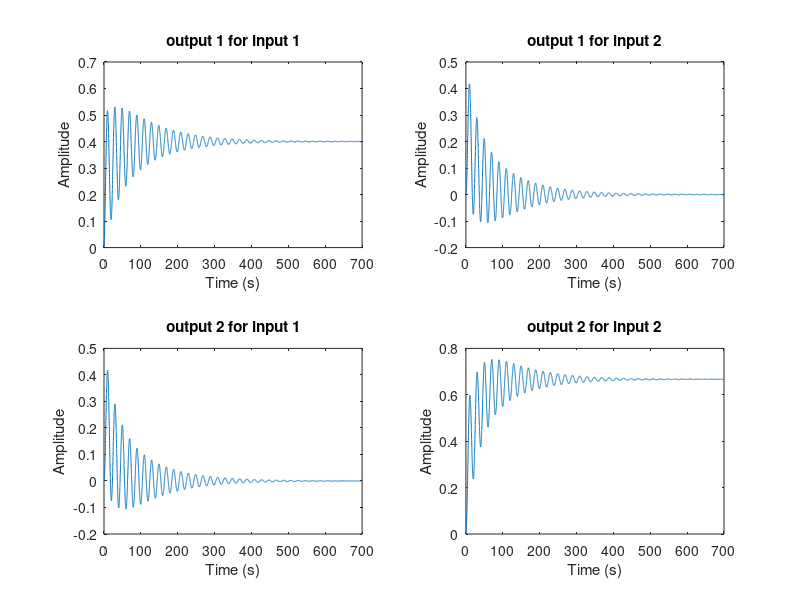
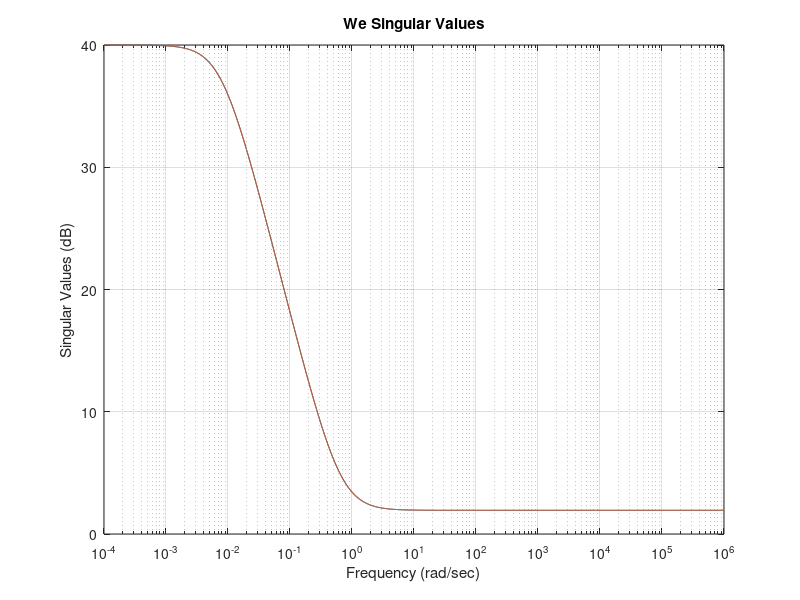
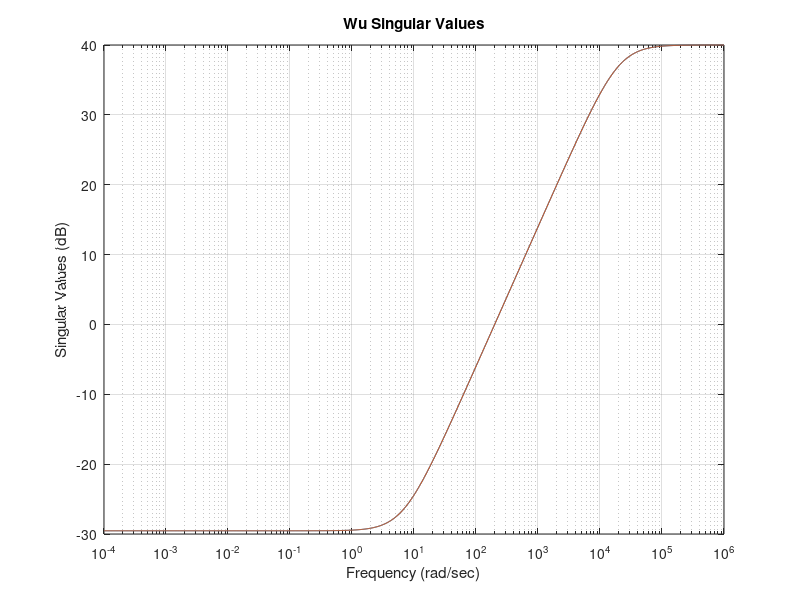

MATLAB code to generate these figures, in order: (Note: this script raises an error after producing the figures.)
clc
clear

pkg load control
pkg load signal

m1 = 10 %%kg
m2 = 30 %%kg
k1 = 2.5 %% KN/m
k2 = 1.5 %%KN/m
b1 = 30 %% Ns/m

A = [0 1 0 0; 
-k1/m1 -b1/m1 0 b1/m1;
 0 0 0 1; 
 0 b1/m2 -k2/m2 -b1/m2];
 
B = [0 0;1/m1 0;
0 0;0 1/m2];

C = [1 0 0 0;
0 0 1 0];

D = zeros(size(C,1),size(B,2));

G = ss(A,B,C,D);

% Respuesta escalon del sistema

figure(1)

subplot(221)
t=0:0.01:50;
[y,t] = step(G);
plot(t,y(:,1,1))
xlabel('Time (s)')
ylabel('Amplitude')
title('output 1 for input 1')

subplot(222)
plot(t,y(:,1,2))
xlabel('Time (s)')
ylabel('Amplitude')
title('output 1 for input 2')

subplot(223)
plot(t,y(:,2,1))
xlabel('Time (s)')
ylabel('Amplitude')
title('output 2 for input 1')

subplot(224)
plot(t,y(:,2,2))
xlabel('Time (s)')
ylabel('Amplitude')
title('output 2 for input 2')

% Funciones de ponderacion
Ms = 0.8; wb = 0.8; epsi = 0.01;
We = tf([1/Ms wb],[1 wb*epsi]);

Mu = 30; wbc = 200; epsi1 = 0.01;
Wu = tf ([1 wbc/Mu],[epsi1 wbc]);

We = [We 0;0 We];
Wu = [Wu 0;0 Wu];

figure(2)
w = logspace(-4,6,1000);
sv = sigma(We,w);
sv1 = 20*log10(sv);
semilogx(w, sv1)
title('We Singular Values')
grid
xlabel('Frequency (rad/sec)')
ylabel('Singular Values (dB)')

figure(3)
w = logspace(-4,6,1000);
sv = sigma(Wu,w);
sv2 = 20*log10(sv);
semilogx(w, sv2)
title('Wu Singular Values')
grid
xlabel('Frequency (rad/sec)')
ylabel('Singular Values (dB)')

% Planta extendida P

P=augw(G,We,Wu,[])

% Compensador robuzto K
[K,CL,gamma] = hinfsyn(P); 
gamma

% Funciones de sensibilidad

L1 = G*K;
I = eye(size(L1));
S1 = feedback(I,L1);
T1 = I-S1;

figure(4)
w = logspace(-4,6,1000);
sv = sigma(S1,w);
sv = 20*log10(sv);
semilogx(w, sv,'r--',w ,sv1,'g')
title('S y Ws Singular Values')
grid
xlabel('Frequency (rad/sec)')
ylabel('Singular Values (dB)')
legend('Ws','S')

figure(5)
w = logspace(-4,6,1000);
sv = sigma(T1,w);
sv = 20*log10(sv);
semilogx(w, sv,'r--',w ,sv2,'g')
title('T y Wt Singular Values')
grid
xlabel('Frequency (rad/sec)')
ylabel('Singular Values (dB)')
legend('Wt','T')

% Respuesta temporal en lazo cerrado

figure(6)

subplot(221)
t=0:0.01:50;
[y,t] = step(T1);

plot(t,y(:,1,1))
xlabel('Time (s)')
ylabel('Amplitude')
title('output 1 for input 1')

subplot(222)
plot(t,y(:,1,2))
xlabel('Time (s)')
ylabel('Amplitude')
title('output 1 for input 2')

subplot(223)
plot(t,y(:,2,1))
xlabel('Time (s)')
ylabel('Amplitude')
title('output 2 for input 1')

subplot(224)
plot(t,y(:,2,2))
xlabel('Time (s)')
ylabel('Amplitude')
title('output 2 for input 2')

%Respuesta en frecuencia

figure(7)
sigma(I+L1,'--',T1,':',L1,'r--',We/gamma,'k--',gamma/Wu,'k-',{.1,100})
legend('1/\sigma(S) performance','\sigma(T) robustness','\sigma(L) loopshape',...
'\sigma(We) performance bound','\sigma(1/Wu) robutness bound')